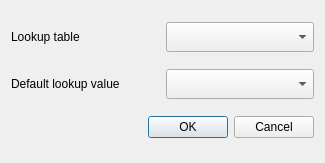
<?xml version="1.0" encoding="UTF-8"?>
<ui version="4.0">
    <class>LookupTranslatorDialog</class>
    <widget class="QDialog" name="LookupTranslatorDialog">
        <property name="geometry">
            <rect>
                <x>0</x>
                <y>0</y>
                <width>325</width>
                <height>163</height>
            </rect>
        </property>
        <property name="windowTitle">
            <string>Lookup Translator Configuration</string>
        </property>
        <layout class="QGridLayout" name="gridLayout">
            <item row="2" column="0">
                <widget class="QLabel" name="label_3">
                    <property name="text">
                        <string>Default lookup value</string>
                    </property>
                </widget>
            </item>
            <item row="3" column="0" colspan="2">
                <widget class="QDialogButtonBox" name="buttonBox">
                    <property name="orientation">
                        <enum>Qt::Horizontal</enum>
                    </property>
                    <property name="standardButtons">
                        <set>QDialogButtonBox::Cancel|QDialogButtonBox::Ok</set>
                    </property>
                </widget>
            </item>
            <item row="2" column="1">
                <widget class="QComboBox" name="cbo_default">
                    <property name="minimumSize">
                        <size>
                            <width>0</width>
                            <height>30</height>
                        </size>
                    </property>
                    <property name="insertPolicy">
                        <enum>QComboBox::InsertAlphabetically</enum>
                    </property>
                </widget>
            </item>
            <item row="1" column="1">
                <widget class="QComboBox" name="cbo_lookup">
                    <property name="minimumSize">
                        <size>
                            <width>0</width>
                            <height>30</height>
                        </size>
                    </property>
                    <property name="insertPolicy">
                        <enum>QComboBox::InsertAlphabetically</enum>
                    </property>
                </widget>
            </item>
            <item row="1" column="0">
                <widget class="QLabel" name="label">
                    <property name="text">
                        <string>Lookup table</string>
                    </property>
                </widget>
            </item>
            <item row="0" column="0" colspan="2">
                <layout class="QVBoxLayout" name="vl_notification"/>
            </item>
        </layout>
    </widget>
    <resources/>
    <connections>
        <connection>
            <sender>buttonBox</sender>
            <signal>accepted()</signal>
            <receiver>LookupTranslatorDialog</receiver>
            <slot>accept()</slot>
            <hints>
                <hint type="sourcelabel">
                    <x>248</x>
                    <y>254</y>
                </hint>
                <hint type="destinationlabel">
                    <x>157</x>
                    <y>274</y>
                </hint>
            </hints>
        </connection>
        <connection>
            <sender>buttonBox</sender>
            <signal>rejected()</signal>
            <receiver>LookupTranslatorDialog</receiver>
            <slot>reject()</slot>
            <hints>
                <hint type="sourcelabel">
                    <x>316</x>
                    <y>260</y>
                </hint>
                <hint type="destinationlabel">
                    <x>286</x>
                    <y>274</y>
                </hint>
            </hints>
        </connection>
    </connections>
</ui>
